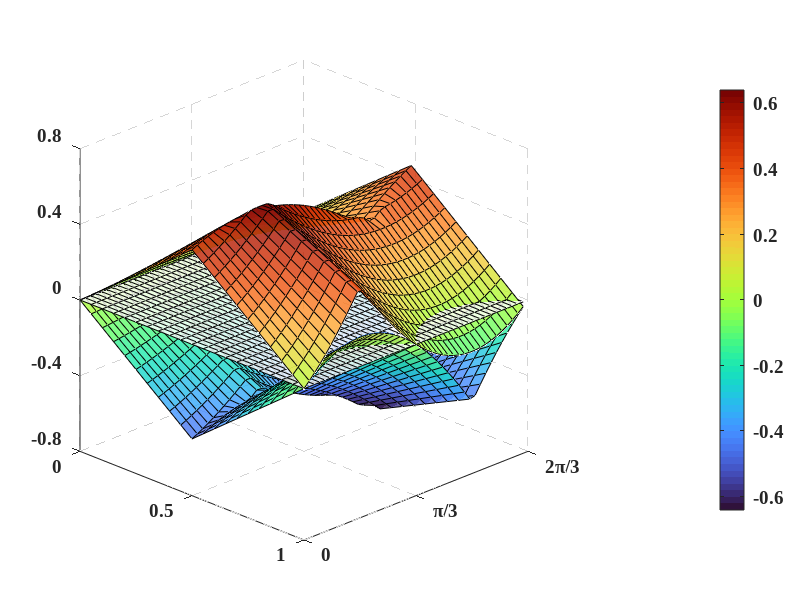

Write MATLAB code to recreate this figure.
clc,clear

%%% system variable parameters
Modulation = 0:5e-2:1.0; 
wt = 0:5e-2:2 * pi / 3;
[X,Y] = meshgrid(Modulation,wt);
[Lenx,Leny] = size(X);

%%% three-phase voltage
Ua  = zeros(Lenx,Leny);
Ub  = zeros(Lenx,Leny);
Uc  = zeros(Lenx,Leny);
Umax = zeros(Lenx,Leny);
Umin = zeros(Lenx,Leny);
U0   = zeros(Lenx,Leny);

Mjust = 2 / sqrt(3);
for i = 1:Lenx
    for j = 1:Leny
        Ua(i,j) = Modulation(j) * sin(wt(i)) * Mjust;
        Ub(i,j) = Modulation(j) * sin(wt(i) - 2 * pi / 3) * Mjust;
        Uc(i,j) = Modulation(j) * sin(wt(i) + 2 * pi / 3) * Mjust;

        Umax(i,j) = max([Ua(i,j) Ub(i,j) Uc(i,j)]);
        Umin(i,j) = min([Ua(i,j) Ub(i,j) Uc(i,j)]);
        U0(i,j)   = 0;
    end
end

%%% zero-sequence voltage limitation
Uzsmax  = zeros(Lenx,Leny);
Uzsmin  = zeros(Lenx,Leny);
for i = 1:Lenx
    for j = 1:Leny
        Uzsmax(i,j) = min([(1 - Umax(i,j)) -Umin(i,j)]);
        Uzsmin(i,j) = max([(-1 - Umin(i,j)) -Umax(i,j)]);
    end
end

%%% 科研绘图设置
% 设置全局字体和线条属性
set(groot, 'defaultAxesFontName', 'Times New Roman');
set(groot, 'defaultAxesFontSize', 14);
set(groot, 'defaultAxesFontWeight', 'bold');

% 创建图形窗口
figure();
ax = axes('Position', [0.1, 0.1, 0.7, 0.8]);

% 绘制曲面
% 上边界 Uzs_max
h1 = surf(X, Y, Uzsmax, ...
         'FaceColor', 'flat', ...
         'EdgeColor', 'k', ...
         'FaceAlpha', 0.8, ...
         'LineStyle','-', ...
         'LineWidth',0.5);
hold on;
grid on;

% 下边界 Uzs_min
h2 = surf(X, Y, Uzsmin, ...
         'FaceColor', 'flat', ...
         'EdgeColor', 'k', ...
         'FaceAlpha', 0.8, ...
         'LineStyle','-', ...
         'LineWidth',0.5);

h3 = surf(X, Y, U0, ...
         'FaceColor', [255 255 255] / 255, ...
         'EdgeColor', 'k', ...
         'FaceAlpha', 0.8, ...
         'LineStyle','-', ...
         'LineWidth',0.5);

set(gca,"XTick",[0 0.5 1.0], ...
        "XLim",[0 1.0],...
        'YTick', [0, pi/3, 2*pi/3], ...  % 设置刻度位置为弧度值
        'YTickLabel', {'0', '\pi/3', '2\pi/3'}, ... % 设置LaTeX格式的标签
        "YLim",[0 2*pi/3],...
        "ZTick",[-0.8 -0.4 0 0.4 0.8], ...
        "ZLim",[-0.8 0.8])

set(ax, ...
    'GridLineStyle', '--', ...      
    'GridColor', [0.8 0.8 0.8], ...  
    'GridAlpha', 0.8, ...            
    'MinorGridLineStyle', '--', ...  
    'MinorGridColor', [0.8 0.8 0.8]);

view([45 22.5]);
colormap turbo
cb = colorbar;
set(cb, 'Position', [0.90, 0.15, 0.03, 0.7]);
